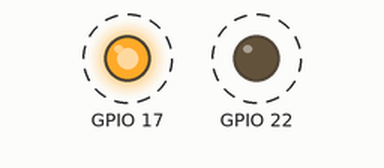
Bench run of a program on a simulated Raspberry Pi (BCM pin numbers). Parts: output pins drawn as LEDs (lit = HIGH). Dashed ring = blinking. At 20.0 s the program stops and its outputs stay as they are.

Above: at 0.5 s.
Timing chart, 0 to 4.6 s (numbered marks = the images above):
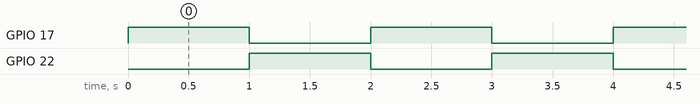

Measured:
- by itself, GPIO 17: alternates HIGH for 1.0 s and LOW for 1.0 s, 20 changes in all, then stays LOW
- by itself, GPIO 22: alternates HIGH for 1.0 s and LOW for 1.0 s

The program:

gpioLED_Python.py
```python
#gpio Pins - Python
import RPi.GPIO as GPIO
from time import sleep

GPIO.setmode(GPIO.BCM)
GPIO.setup(17, GPIO.OUT)
GPIO.setup(22, GPIO.OUT)

for i in range(0,10):
    GPIO.output(17, GPIO.HIGH)
    GPIO.output(22, GPIO.LOW)
    sleep(1)

    GPIO.output(17, GPIO.LOW)
    GPIO.output(22, GPIO.HIGH)
    sleep(1)

GPIO.output(22, GPIO.LOW)
```
